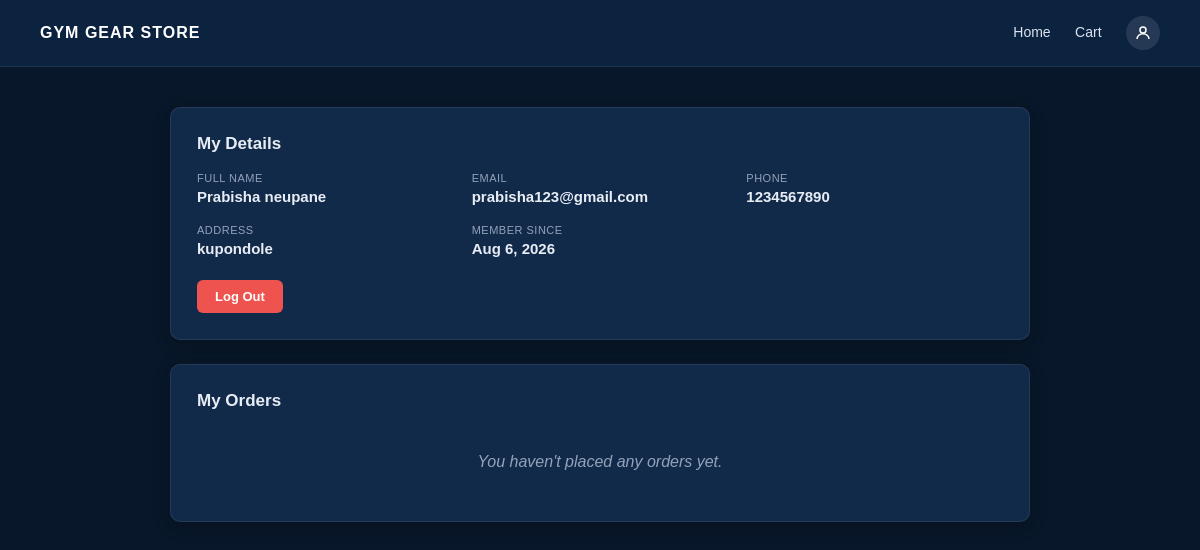
Page /my_account.php (signed in) on the committed database.
### tables this page shows
CREATE TABLE `users` (
  `user_id` int NOT NULL AUTO_INCREMENT,
  `full_name` varchar(100) NOT NULL,
  `email` varchar(100) NOT NULL,
  `phone` varchar(15) DEFAULT NULL,
  `address` text NOT NULL,
  `username` varchar(50) NOT NULL,
  `password` varchar(255) NOT NULL,
  `created_at` timestamp NULL DEFAULT CURRENT_TIMESTAMP,
  PRIMARY KEY (`user_id`),
  UNIQUE KEY `email` (`email`),
  UNIQUE KEY `username` (`username`)
);

### my_account.php (the view, shortened to what this page needs)
<?php
require $_SERVER['DOCUMENT_ROOT'] . '/Gym-Gear-Store/db_connect.php';
$isLoggedIn = isset($_SESSION['user_id']);
$loginError = '';
$user = null;
$orders = [];
if ($isLoggedIn) {
    $stmt = $pdo->prepare("SELECT full_name, email, phone, address, created_at FROM users WHERE user_id = ?");
    $stmt->execute([$_SESSION['user_id']]);
    $user = $stmt->fetch(PDO::FETCH_ASSOC);
    if (!$user) {
        session_unset();
        session_destroy();
        $isLoggedIn = false;
    } else {
        $ordersStmt = $pdo->prepare("
            SELECT o.order_id, o.order_date, o.total_amount, o.order_status, o.payment_status,
                   (SELECT COUNT(*) FROM order_items oi WHERE oi.order_id = o.order_id) AS item_count
            FROM orders o
            WHERE o.user_id = ?
            ORDER BY o.order_date DESC
        ");
        $ordersStmt->execute([$_SESSION['user_id']]);
        $orders = $ordersStmt->fetchAll(PDO::FETCH_ASSOC);
    }
}
?>
<!DOCTYPE html>
<html lang="en">
<head>
</head>
<body>
<div class="site-header">
    <a class="brand" href="index.php">GYM GEAR STORE</a>
    <nav>
        <a href="index.php">Home</a>
        <a href="Cart/cart.php">Cart</a>
        <a href="my_account.php" class="account-icon" title="My Account">
            <svg viewBox="0 0 24 24">
                <circle cx="12" cy="8" r="4"/>
                <path d="M4 20c0-4 3.6-7 8-7s8 3 8 7"/>
            </svg>
        </a>
    </nav>
</div>
<div class="wrap">
<?php if (!$isLoggedIn): ?>
    <div class="guest-card">
        <div class="head">
            <h1>WELCOME BACK</h1>
            <p>Log in to view your account</p>
            <div class="badge-bar"></div>
        </div>
        <div class="body">
            <?php if ($loginError): ?>
                <div class="error-message"><?= htmlspecialchars($loginError) ?></div>
            <?php endif; ?>
            <form method="POST" action="my_account.php" autocomplete="off">
                <div class="form-group">
                    <label for="identifier">Username or Full Name</label>
                    <input type="text" id="identifier" name="identifier" required autofocus autocomplete="off">
                </div>
                <div class="form-group">
                    <label for="password">Password</label>
                    <div class="password-wrapper">
                        <input type="password" id="password" name="password" required autocomplete="new-password">
                        <button type="button" class="toggle-eye" onclick="togglePassword('password')">
                            <svg id="eyeIcon-password" viewBox="0 0 24 24">
                                <path d="M1 12s4-7 11-7 11 7 11 7-4 7-11 7-11-7-11-7z"/>
                                <circle cx="12" cy="12" r="3"/>
                            </svg>
                        </button>
                    </div>
                </div>
                <button type="submit" class="btn-login">Log In</button>
            </form>
            <div class="register-link">
                Don't have an account? <a href="Authentication/client_register.php">Register here</a>
            </div>
        </div>
    </div>
    <script>
        function togglePassword(fieldId) {
            var input = document.getElementById(fieldId);
            var icon = document.getElementById('eyeIcon-' + fieldId);
            if (input.type === 'password') {
                input.type = 'text';
                icon.innerHTML = '<path d="M17.94 17.94A10.94 10.94 0 0 1 12 19c-7 0-11-7-11-7a21.6 21.6 0 0 1 5.06-6.06M9.9 4.24A9.12 9.12 0 0 1 12 4c7 0 11 7 11 7a21.6 21.6 0 0 1-2.16 3.19M14.12 14.12a3 3 0 1 1-4.24-4.24"/><line x1="1" y1="1" x2="23" y2="23" stroke="#666" stroke-width="1.8"/>';
            } else {
                input.type = 'password';
                icon.innerHTML = '<path d="M1 12s4-7 11-7 11 7 11 7-4 7-11 7-11-7-11-7z"/><circle cx="12" cy="12" r="3"/>';
            }
        }
    </script>
<?php else: ?>
    <div class="panel">
        <h2>My Details</h2>
        <div class="profile-grid">
            <div class="profile-field">
                <span class="label">Full Name</span>
                <span class="val"><?= htmlspecialchars($user['full_name']) ?></span>
            </div>
            <div class="profile-field">
                <span class="label">Email</span>
                <span class="val"><?= htmlspecialchars($user['email']) ?></span>
            </div>
            <div class="profile-field">
                <span class="label">Phone</span>
                <span class="val"><?= htmlspecialchars($user['phone'] ?: '-') ?></span>
            </div>
            <div class="profile-field">
                <span class="label">Address</span>
                <span class="val"><?= htmlspecialchars($user['address'] ?: '-') ?></span>
            </div>
            <div class="profile-field">
                <span class="label">Member Since</span>
                <span class="val"><?= date('M j, Y', strtotime($user['created_at'])) ?></span>
            </div>
        </div>
        <div style="margin-top:22px;">
            <a href="Authentication/client_logout.php"><button class="logout-btn">Log Out</button></a>
        </div>
    </div>
    <div class="panel">
        <h2>My Orders</h2>
        <?php if (empty($orders)): ?>
            <div class="empty-row">You haven't placed any orders yet.</div>
        <?php endif; ?>
    </div>
<?php endif; ?>
</div>
</body>
</html>

### my_account.php (style rules this page uses)
:root { --navy: #0C2340; --navy-deep: #081729; --card-dark: #122a4a; --orange: #FF6B35; --border: rgba(255,255,255,0.08); --green: #4caf50; --red: #ef5350; --muted: #93a2ba; --text: #e8edf5; }
* { margin: 0; padding: 0; box-sizing: border-box; }
body { font-family: Arial, Helvetica, sans-serif; background-color: var(--navy-deep); min-height: 100vh; color: var(--text); }
.site-header { background-color: var(--navy); color: #fff; padding: 16px 40px; display: flex; justify-content: space-between; align-items: center; border-bottom: 1px solid var(--border); }
.site-header a.brand { color: #fff; text-decoration: none; font-weight: bold; letter-spacing: 1px; }
.site-header nav a { color: #dbe4f0; text-decoration: none; font-size: 14px; margin-left: 20px; }
.site-header nav a.account-icon { display: inline-flex; align-items: center; justify-content: center; width: 34px; height: 34px; border-radius: 50%; background: rgba(255,255,255,0.1); vertical-align: middle; }
.site-header nav a.account-icon svg { width: 18px; height: 18px; stroke: #fff; fill: none; stroke-width: 2; }
.wrap { max-width: 900px; margin: 40px auto; padding: 0 20px; }
.panel { background: var(--card-dark); border: 1px solid var(--border); border-radius: 10px; box-shadow: 0 4px 16px rgba(0,0,0,0.25); padding: 26px; margin-bottom: 24px; }
.panel h2 { color: var(--text); font-size: 17px; margin-bottom: 18px; }
.profile-grid { display: grid; grid-template-columns: repeat(auto-fit, minmax(200px, 1fr)); gap: 18px; }
.profile-field span.label { display: block; font-size: 11px; text-transform: uppercase; letter-spacing: 0.5px; color: var(--muted); margin-bottom: 4px; }
.profile-field span.val { font-size: 15px; color: var(--text); font-weight: bold; }
.empty-row { text-align: center; color: var(--muted); padding: 24px 0; font-style: italic; }
.logout-btn { background: var(--red); color: #fff; border: none; padding: 9px 18px; border-radius: 6px; font-size: 13px; font-weight: bold; cursor: pointer; }

### rows in the picture
users: full_name "Prabisha neupane", email "prabisha123@gmail.com", phone "1234567890", address "kupondole", created_at "Aug 6, 2026"
